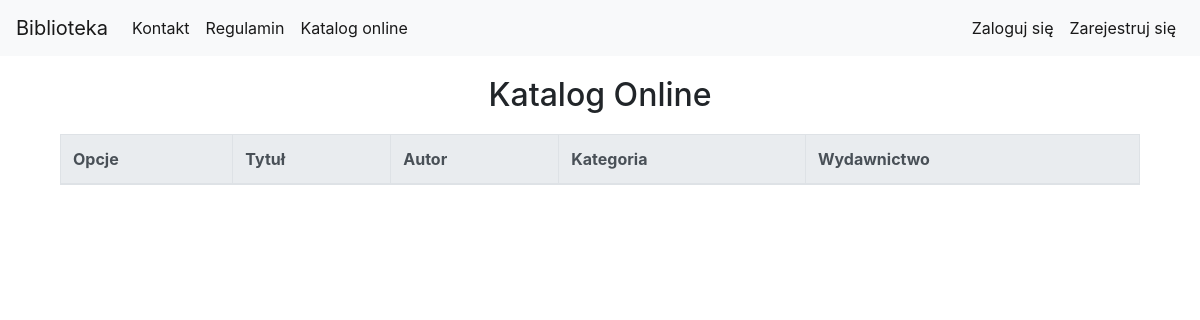
/library/book_list/, run on an earlier commit of the app's database.
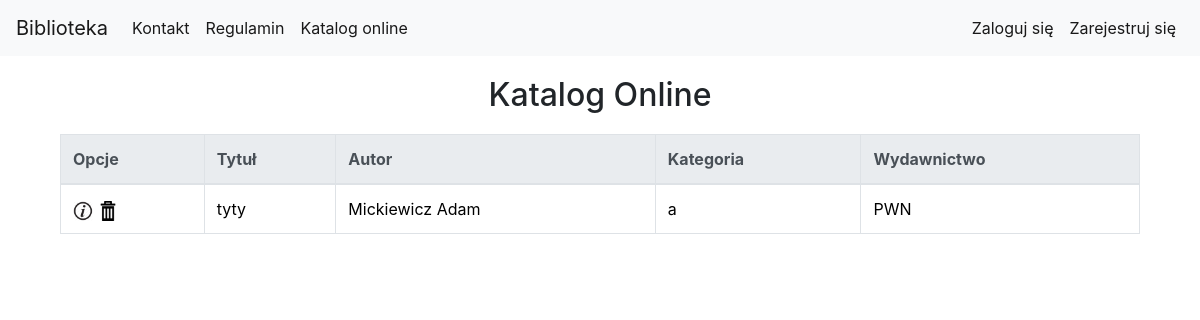
And on a later commit of the database.
### library_app/models.py (models this page shows, shortened)
class Book(models.Model):
    authors = models.ManyToManyField(Author, related_name='book_authors')
    category = models.ForeignKey(Category, related_name='book_categories')
    publishing_house = models.ForeignKey(PublishingHouse, related_name='publishing_houses')
    isbn = models.CharField(max_length=30, unique=True)
    title = models.CharField(max_length=200)
    description = models.TextField(blank=True, default='')
    publish_date = models.DateField(default=datetime.now, blank=True)
    edition = models.PositiveIntegerField(default=1)
    image_url = models.URLField(default='', blank=True, null=True)
    add_date = models.DateTimeField(auto_now=True)
    is_borrowed = models.BooleanField(default=False)
    slug = models.SlugField(allow_unicode=True, unique=True)

class Author(models.Model):
    first_name = models.CharField(max_length=200)
    last_name = models.CharField(max_length=200)
    country = models.CharField(max_length=200)
    biography = models.TextField(default='', blank=True, null=True)
    birth_place = models.CharField(max_length=200, default='', blank=True, null=True)
    image_url = models.URLField(default='', blank=True, null=True)
    years_of_life = models.CharField(max_length=10, default='', blank=True, null=True)
    def __str__(self):
        return self.last_name + " " + self.first_name

class Category(models.Model):
    category_name = models.CharField(max_length=400)

class PublishingHouse(models.Model):
    name = models.CharField(max_length=400)
    city = models.CharField(max_length=300)
    street = models.CharField(max_length=300)
    house_number = models.CharField(max_length=20)
    postal_code = models.CharField(max_length=9)
    def __str__(self):
        return self.name

### library_app/views.py (the view)
class BookListView(generic.ListView):
    model = models.Book

### library_app/templates/library_app/book_list.html
{% extends "base.html" %}
{% load static %}
{% block body_block %}
<div class="container">
    <div class="page-title">
        <h2>Katalog Online</h2>
    </div>
        <table class="table table-bordered table-hover">
            <thead class="thead-light">
                <tr>
                    <th scope="col">Opcje</th>
                    <th scope="col">Tytuł</th>
                    <th scope="col">Autor</th>
                    <th scope="col">Kategoria</th>
                    <th scope="col">Wydawnictwo</th>
                </tr>
            </thead>
            <tbody>
            {% for book in book_list %}
                    <tr>
                        <td>
                            <a href="{% url 'library_app:book_detail' pk=book.pk %}"><img src="{% static 'website_icons/info_ico.png' %}" alt="Szczegóły" width="20" height="20"></a>
                            <a href="{% url 'library_app:book_delete' pk=book.pk %}"><img src="{% static 'website_icons/del_ico.png' %}" alt="Usuń" width="20" height="20"></a>
                        </td>
                        <td><a href="{% url 'library_app:book_detail' pk=book.pk %}">{{book.title}}</a></td>
                        <td>
                            {% for author in book.authors.all %}
                                <a href="{% url 'library_app:author_detail' pk=author.pk %}">{{author}}</a>
                            {% endfor %}
                        </td>
                        <td><a href="{% url 'library_app:category_detail' pk=book.category.pk %}">{{book.category.category_name}}</a></td>
                        <td><a href="{% url 'library_app:publishinghouse_detail' pk=book.publishing_house.pk %}">{{book.publishing_house}}</a></td>
                    </tr>
            {% endfor %}
            </tbody>
        </table>
</div>
{% endblock %}

What changed in the data, as far as the page shows it:
added Book: title "tyty", category.category_name "a", publishing_house "PWN"
now on this page (row unchanged): Author: last_name+first_name "Mickiewicz Adam"
